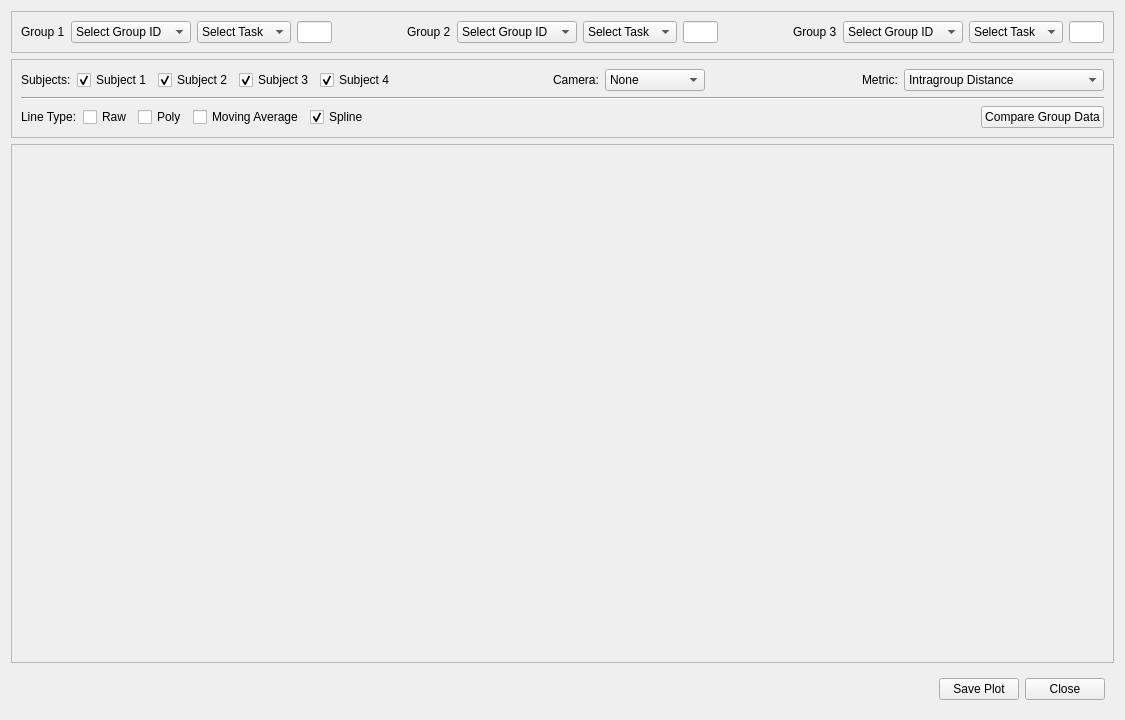
<?xml version="1.0" encoding="UTF-8"?>
<ui version="4.0">
 <class>FeatureComparator</class>
 <widget class="QWidget" name="FeatureComparator">
  <property name="geometry">
   <rect>
    <x>0</x>
    <y>0</y>
    <width>1125</width>
    <height>720</height>
   </rect>
  </property>
  <property name="windowTitle">
   <string>Group Feature Comparator</string>
  </property>
  <layout class="QVBoxLayout" name="verticalLayout">
   <item>
    <widget class="QFrame" name="frame_controls">
     <property name="sizePolicy">
      <sizepolicy hsizetype="Minimum" vsizetype="Maximum">
       <horstretch>0</horstretch>
       <verstretch>0</verstretch>
      </sizepolicy>
     </property>
     <property name="frameShape">
      <enum>QFrame::StyledPanel</enum>
     </property>
     <property name="frameShadow">
      <enum>QFrame::Raised</enum>
     </property>
     <layout class="QVBoxLayout" name="verticalLayout_2">
      <item>
       <layout class="QHBoxLayout" name="horizontalLayout">
        <item>
         <widget class="QLabel" name="label">
          <property name="sizePolicy">
           <sizepolicy hsizetype="Maximum" vsizetype="Maximum">
            <horstretch>0</horstretch>
            <verstretch>0</verstretch>
           </sizepolicy>
          </property>
          <property name="text">
           <string>Group 1</string>
          </property>
         </widget>
        </item>
        <item>
         <widget class="QComboBox" name="cb_group1">
          <property name="sizePolicy">
           <sizepolicy hsizetype="Preferred" vsizetype="Fixed">
            <horstretch>0</horstretch>
            <verstretch>0</verstretch>
           </sizepolicy>
          </property>
          <property name="minimumSize">
           <size>
            <width>120</width>
            <height>0</height>
           </size>
          </property>
          <item>
           <property name="text">
            <string>Select Group ID</string>
           </property>
          </item>
         </widget>
        </item>
        <item>
         <widget class="QComboBox" name="cb_task1">
          <property name="sizePolicy">
           <sizepolicy hsizetype="Preferred" vsizetype="Maximum">
            <horstretch>0</horstretch>
            <verstretch>0</verstretch>
           </sizepolicy>
          </property>
          <property name="minimumSize">
           <size>
            <width>90</width>
            <height>0</height>
           </size>
          </property>
          <item>
           <property name="text">
            <string>Select Task</string>
           </property>
          </item>
         </widget>
        </item>
        <item>
         <widget class="QLineEdit" name="tb_type1">
          <property name="sizePolicy">
           <sizepolicy hsizetype="Maximum" vsizetype="Maximum">
            <horstretch>0</horstretch>
            <verstretch>0</verstretch>
           </sizepolicy>
          </property>
          <property name="minimumSize">
           <size>
            <width>35</width>
            <height>0</height>
           </size>
          </property>
          <property name="maximumSize">
           <size>
            <width>35</width>
            <height>16777215</height>
           </size>
          </property>
          <property name="readOnly">
           <bool>true</bool>
          </property>
         </widget>
        </item>
        <item>
         <spacer name="horizontalSpacer">
          <property name="orientation">
           <enum>Qt::Horizontal</enum>
          </property>
          <property name="sizeType">
           <enum>QSizePolicy::Expanding</enum>
          </property>
          <property name="sizeHint" stdset="0">
           <size>
            <width>10</width>
            <height>20</height>
           </size>
          </property>
         </spacer>
        </item>
        <item>
         <widget class="QLabel" name="label_2">
          <property name="sizePolicy">
           <sizepolicy hsizetype="Maximum" vsizetype="Maximum">
            <horstretch>0</horstretch>
            <verstretch>0</verstretch>
           </sizepolicy>
          </property>
          <property name="text">
           <string>Group 2</string>
          </property>
         </widget>
        </item>
        <item>
         <widget class="QComboBox" name="cb_group2">
          <property name="minimumSize">
           <size>
            <width>120</width>
            <height>0</height>
           </size>
          </property>
          <item>
           <property name="text">
            <string>Select Group ID</string>
           </property>
          </item>
         </widget>
        </item>
        <item>
         <widget class="QComboBox" name="cb_task2">
          <property name="minimumSize">
           <size>
            <width>90</width>
            <height>0</height>
           </size>
          </property>
          <item>
           <property name="text">
            <string>Select Task</string>
           </property>
          </item>
         </widget>
        </item>
        <item>
         <widget class="QLineEdit" name="tb_type2">
          <property name="sizePolicy">
           <sizepolicy hsizetype="Maximum" vsizetype="Maximum">
            <horstretch>0</horstretch>
            <verstretch>0</verstretch>
           </sizepolicy>
          </property>
          <property name="minimumSize">
           <size>
            <width>35</width>
            <height>0</height>
           </size>
          </property>
          <property name="maximumSize">
           <size>
            <width>35</width>
            <height>16777215</height>
           </size>
          </property>
          <property name="readOnly">
           <bool>true</bool>
          </property>
         </widget>
        </item>
        <item>
         <spacer name="horizontalSpacer_2">
          <property name="orientation">
           <enum>Qt::Horizontal</enum>
          </property>
          <property name="sizeHint" stdset="0">
           <size>
            <width>10</width>
            <height>20</height>
           </size>
          </property>
         </spacer>
        </item>
        <item>
         <widget class="QLabel" name="label_3">
          <property name="text">
           <string>Group 3</string>
          </property>
         </widget>
        </item>
        <item>
         <widget class="QComboBox" name="cb_group3">
          <property name="minimumSize">
           <size>
            <width>120</width>
            <height>0</height>
           </size>
          </property>
          <item>
           <property name="text">
            <string>Select Group ID</string>
           </property>
          </item>
         </widget>
        </item>
        <item>
         <widget class="QComboBox" name="cb_task3">
          <property name="minimumSize">
           <size>
            <width>90</width>
            <height>0</height>
           </size>
          </property>
          <item>
           <property name="text">
            <string>Select Task</string>
           </property>
          </item>
         </widget>
        </item>
        <item>
         <widget class="QLineEdit" name="tb_type3">
          <property name="minimumSize">
           <size>
            <width>35</width>
            <height>0</height>
           </size>
          </property>
          <property name="maximumSize">
           <size>
            <width>35</width>
            <height>16777215</height>
           </size>
          </property>
          <property name="readOnly">
           <bool>true</bool>
          </property>
         </widget>
        </item>
       </layout>
      </item>
     </layout>
    </widget>
   </item>
   <item>
    <widget class="QFrame" name="frame_filters">
     <property name="sizePolicy">
      <sizepolicy hsizetype="Preferred" vsizetype="Maximum">
       <horstretch>0</horstretch>
       <verstretch>0</verstretch>
      </sizepolicy>
     </property>
     <property name="frameShape">
      <enum>QFrame::StyledPanel</enum>
     </property>
     <property name="frameShadow">
      <enum>QFrame::Raised</enum>
     </property>
     <layout class="QVBoxLayout" name="verticalLayout_3">
      <item>
       <layout class="QHBoxLayout" name="horizontalLayout_2">
        <item>
         <widget class="QLabel" name="label_5">
          <property name="text">
           <string>Subjects:</string>
          </property>
         </widget>
        </item>
        <item>
         <widget class="QCheckBox" name="chb_subject1">
          <property name="text">
           <string>Subject 1</string>
          </property>
          <property name="checked">
           <bool>true</bool>
          </property>
         </widget>
        </item>
        <item>
         <widget class="QCheckBox" name="chb_subject2">
          <property name="text">
           <string>Subject 2</string>
          </property>
          <property name="checked">
           <bool>true</bool>
          </property>
         </widget>
        </item>
        <item>
         <widget class="QCheckBox" name="chb_subject3">
          <property name="text">
           <string>Subject 3</string>
          </property>
          <property name="checked">
           <bool>true</bool>
          </property>
         </widget>
        </item>
        <item>
         <widget class="QCheckBox" name="chb_subject4">
          <property name="text">
           <string>Subject 4</string>
          </property>
          <property name="checked">
           <bool>true</bool>
          </property>
         </widget>
        </item>
        <item>
         <spacer name="horizontalSpacer_5">
          <property name="orientation">
           <enum>Qt::Horizontal</enum>
          </property>
          <property name="sizeHint" stdset="0">
           <size>
            <width>40</width>
            <height>20</height>
           </size>
          </property>
         </spacer>
        </item>
        <item>
         <widget class="QLabel" name="label_6">
          <property name="text">
           <string>Camera:</string>
          </property>
         </widget>
        </item>
        <item>
         <widget class="QComboBox" name="cb_camera">
          <property name="sizePolicy">
           <sizepolicy hsizetype="Preferred" vsizetype="Fixed">
            <horstretch>0</horstretch>
            <verstretch>0</verstretch>
           </sizepolicy>
          </property>
          <property name="minimumSize">
           <size>
            <width>100</width>
            <height>0</height>
           </size>
          </property>
          <item>
           <property name="text">
            <string>None</string>
           </property>
          </item>
          <item>
           <property name="text">
            <string>PC1</string>
           </property>
          </item>
          <item>
           <property name="text">
            <string>PC2</string>
           </property>
          </item>
          <item>
           <property name="text">
            <string>PC3</string>
           </property>
          </item>
         </widget>
        </item>
        <item>
         <spacer name="horizontalSpacer_6">
          <property name="orientation">
           <enum>Qt::Horizontal</enum>
          </property>
          <property name="sizeHint" stdset="0">
           <size>
            <width>40</width>
            <height>20</height>
           </size>
          </property>
         </spacer>
        </item>
        <item>
         <widget class="QLabel" name="label_7">
          <property name="text">
           <string>Metric:</string>
          </property>
         </widget>
        </item>
        <item>
         <widget class="QComboBox" name="cb_metric">
          <property name="minimumSize">
           <size>
            <width>200</width>
            <height>0</height>
           </size>
          </property>
          <item>
           <property name="text">
            <string>Intragroup Distance</string>
           </property>
          </item>
          <item>
           <property name="text">
            <string>Energy</string>
           </property>
          </item>
          <item>
           <property name="text">
            <string>Overlap</string>
           </property>
          </item>
          <item>
           <property name="text">
            <string>Center Interaction</string>
           </property>
          </item>
         </widget>
        </item>
       </layout>
      </item>
      <item>
       <widget class="Line" name="line">
        <property name="orientation">
         <enum>Qt::Horizontal</enum>
        </property>
       </widget>
      </item>
      <item>
       <layout class="QHBoxLayout" name="horizontalLayout_7">
        <item>
         <widget class="QLabel" name="label_8">
          <property name="text">
           <string>Line Type:</string>
          </property>
         </widget>
        </item>
        <item>
         <widget class="QCheckBox" name="chb_raw">
          <property name="text">
           <string>Raw</string>
          </property>
         </widget>
        </item>
        <item>
         <widget class="QCheckBox" name="chb_poly">
          <property name="text">
           <string>Poly</string>
          </property>
         </widget>
        </item>
        <item>
         <widget class="QCheckBox" name="chb_moving_avg">
          <property name="text">
           <string>Moving Average</string>
          </property>
         </widget>
        </item>
        <item>
         <widget class="QCheckBox" name="chb_spline">
          <property name="text">
           <string>Spline</string>
          </property>
          <property name="checked">
           <bool>true</bool>
          </property>
         </widget>
        </item>
        <item>
         <spacer name="horizontalSpacer_4">
          <property name="orientation">
           <enum>Qt::Horizontal</enum>
          </property>
          <property name="sizeHint" stdset="0">
           <size>
            <width>40</width>
            <height>20</height>
           </size>
          </property>
         </spacer>
        </item>
        <item>
         <widget class="QPushButton" name="btn_compare">
          <property name="text">
           <string>Compare Group Data</string>
          </property>
         </widget>
        </item>
       </layout>
      </item>
     </layout>
    </widget>
   </item>
   <item>
    <widget class="QFrame" name="frame_plots">
     <property name="frameShape">
      <enum>QFrame::StyledPanel</enum>
     </property>
     <property name="frameShadow">
      <enum>QFrame::Raised</enum>
     </property>
     <layout class="QVBoxLayout" name="verticalLayout_4">
      <item>
       <widget class="QFrame" name="cvs_plot">
        <layout class="QVBoxLayout" name="verticalLayout_9">
         <item>
          <layout class="QVBoxLayout" name="verticalLayout_6"/>
         </item>
        </layout>
       </widget>
      </item>
     </layout>
    </widget>
   </item>
   <item>
    <widget class="QFrame" name="horizontalFrame">
     <property name="sizePolicy">
      <sizepolicy hsizetype="Preferred" vsizetype="Maximum">
       <horstretch>0</horstretch>
       <verstretch>0</verstretch>
      </sizepolicy>
     </property>
     <layout class="QHBoxLayout" name="horizontalLayout_3">
      <item>
       <layout class="QHBoxLayout" name="horizontalLayout_4">
        <item>
         <spacer name="horizontalSpacer_3">
          <property name="orientation">
           <enum>Qt::Horizontal</enum>
          </property>
          <property name="sizeHint" stdset="0">
           <size>
            <width>40</width>
            <height>0</height>
           </size>
          </property>
         </spacer>
        </item>
        <item>
         <widget class="QPushButton" name="btn_save">
          <property name="sizePolicy">
           <sizepolicy hsizetype="Maximum" vsizetype="Maximum">
            <horstretch>0</horstretch>
            <verstretch>0</verstretch>
           </sizepolicy>
          </property>
          <property name="text">
           <string>Save Plot</string>
          </property>
          <property name="shortcut">
           <string>Ctrl+S</string>
          </property>
         </widget>
        </item>
        <item>
         <widget class="QPushButton" name="btn_close">
          <property name="sizePolicy">
           <sizepolicy hsizetype="Maximum" vsizetype="Maximum">
            <horstretch>0</horstretch>
            <verstretch>0</verstretch>
           </sizepolicy>
          </property>
          <property name="text">
           <string>Close</string>
          </property>
          <property name="shortcut">
           <string>Ctrl+Q</string>
          </property>
         </widget>
        </item>
       </layout>
      </item>
     </layout>
    </widget>
   </item>
  </layout>
 </widget>
 <resources/>
 <connections/>
</ui>
